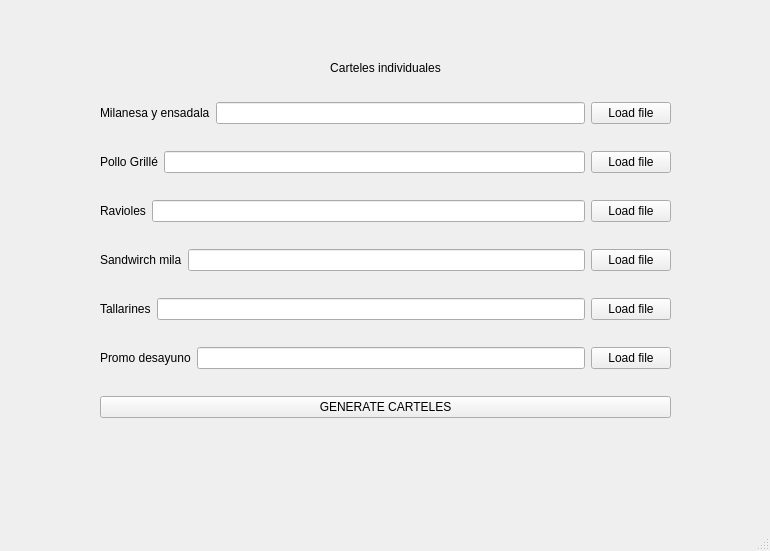
<?xml version="1.0" encoding="UTF-8"?>
<ui version="4.0">
 <class>MainWindow</class>
 <widget class="QMainWindow" name="MainWindow">
  <property name="geometry">
   <rect>
    <x>0</x>
    <y>0</y>
    <width>770</width>
    <height>551</height>
   </rect>
  </property>
  <property name="windowTitle">
   <string>MainWindow</string>
  </property>
  <widget class="QWidget" name="centralwidget">
   <widget class="QWidget" name="verticalLayoutWidget">
    <property name="geometry">
     <rect>
      <x>100</x>
      <y>40</y>
      <width>571</width>
      <height>401</height>
     </rect>
    </property>
    <layout class="QVBoxLayout" name="verticalLayout_2">
     <item>
      <widget class="QLabel" name="label_6">
       <property name="sizePolicy">
        <sizepolicy hsizetype="Preferred" vsizetype="Fixed">
         <horstretch>0</horstretch>
         <verstretch>0</verstretch>
        </sizepolicy>
       </property>
       <property name="text">
        <string>Carteles individuales</string>
       </property>
       <property name="alignment">
        <set>Qt::AlignmentFlag::AlignCenter</set>
       </property>
      </widget>
     </item>
     <item>
      <layout class="QHBoxLayout" name="horizontalLayout_3">
       <item>
        <widget class="QLabel" name="label_3">
         <property name="text">
          <string>Milanesa y ensadala</string>
         </property>
        </widget>
       </item>
       <item>
        <widget class="QLineEdit" name="lineEdit_3"/>
       </item>
       <item>
        <widget class="QPushButton" name="pushButton">
         <property name="text">
          <string>Load file</string>
         </property>
        </widget>
       </item>
      </layout>
     </item>
     <item>
      <layout class="QHBoxLayout" name="horizontalLayout_2">
       <item>
        <widget class="QLabel" name="label_2">
         <property name="text">
          <string>Pollo Grillé</string>
         </property>
        </widget>
       </item>
       <item>
        <widget class="QLineEdit" name="lineEdit_2"/>
       </item>
       <item>
        <widget class="QPushButton" name="pushButton_2">
         <property name="text">
          <string>Load file</string>
         </property>
        </widget>
       </item>
      </layout>
     </item>
     <item>
      <layout class="QHBoxLayout" name="horizontalLayout_4">
       <item>
        <widget class="QLabel" name="label_4">
         <property name="text">
          <string>Ravioles</string>
         </property>
        </widget>
       </item>
       <item>
        <widget class="QLineEdit" name="lineEdit_4"/>
       </item>
       <item>
        <widget class="QPushButton" name="pushButton_3">
         <property name="text">
          <string>Load file</string>
         </property>
        </widget>
       </item>
      </layout>
     </item>
     <item>
      <layout class="QHBoxLayout" name="horizontalLayout">
       <item>
        <widget class="QLabel" name="label">
         <property name="text">
          <string>Sandwirch mila</string>
         </property>
        </widget>
       </item>
       <item>
        <widget class="QLineEdit" name="lineEdit"/>
       </item>
       <item>
        <widget class="QPushButton" name="pushButton_4">
         <property name="text">
          <string>Load file</string>
         </property>
        </widget>
       </item>
      </layout>
     </item>
     <item>
      <layout class="QHBoxLayout" name="horizontalLayout_5">
       <item>
        <widget class="QLabel" name="label_5">
         <property name="text">
          <string>Tallarines</string>
         </property>
        </widget>
       </item>
       <item>
        <widget class="QLineEdit" name="lineEdit_5"/>
       </item>
       <item>
        <widget class="QPushButton" name="pushButton_5">
         <property name="text">
          <string>Load file</string>
         </property>
        </widget>
       </item>
      </layout>
     </item>
     <item>
      <layout class="QHBoxLayout" name="horizontalLayout_6">
       <item>
        <widget class="QLabel" name="label_7">
         <property name="text">
          <string>Promo desayuno</string>
         </property>
        </widget>
       </item>
       <item>
        <widget class="QLineEdit" name="lineEdit_6"/>
       </item>
       <item>
        <widget class="QPushButton" name="pushButton_7">
         <property name="text">
          <string>Load file</string>
         </property>
        </widget>
       </item>
      </layout>
     </item>
     <item>
      <widget class="QPushButton" name="pushButton_6">
       <property name="text">
        <string>GENERATE CARTELES</string>
       </property>
      </widget>
     </item>
    </layout>
   </widget>
  </widget>
  <widget class="QMenuBar" name="menubar">
   <property name="geometry">
    <rect>
     <x>0</x>
     <y>0</y>
     <width>770</width>
     <height>33</height>
    </rect>
   </property>
  </widget>
  <widget class="QStatusBar" name="statusbar"/>
 </widget>
 <resources/>
 <connections/>
</ui>
